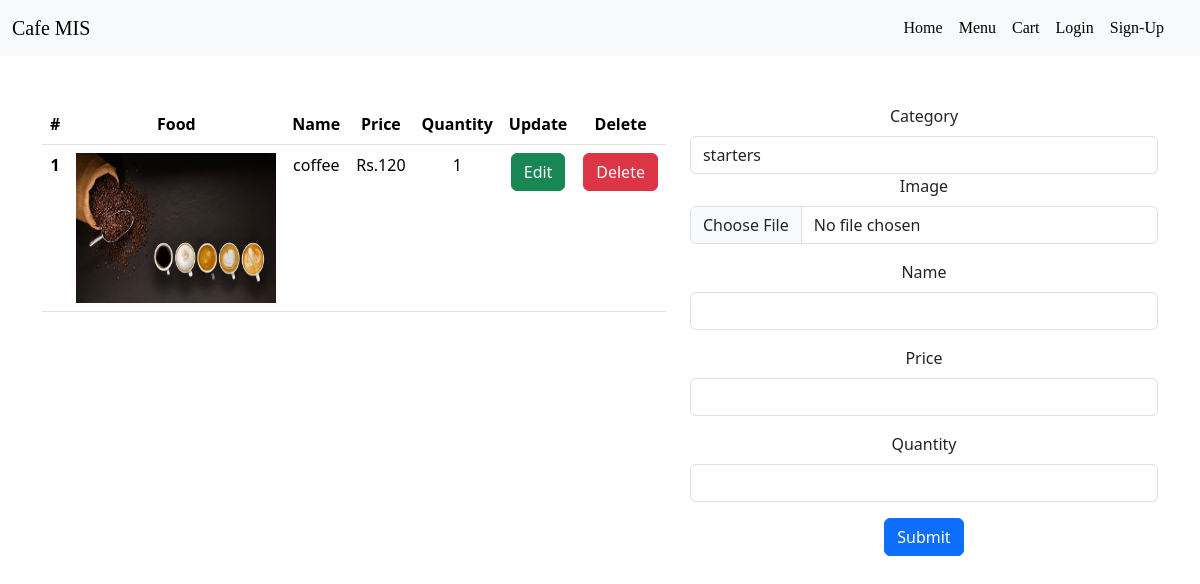
Before: /menu/addmenu/ with the older database file.
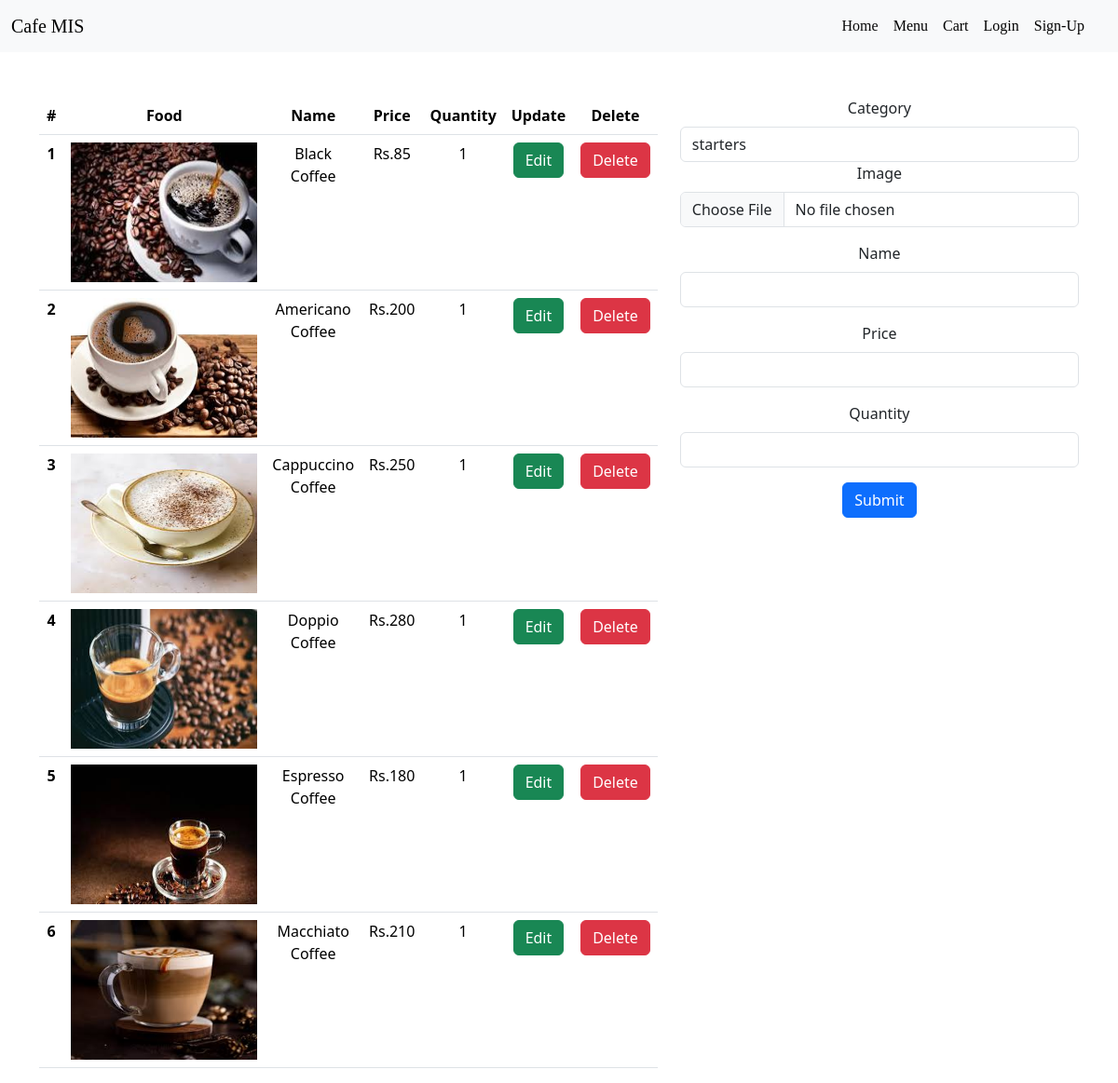
After: the same page with the newer database file.
### menu/models.py (models this page shows)
class amenu(models.Model):
    food_category=models.ForeignKey(category,on_delete=models.CASCADE,null=True,blank=True)
    name = models.CharField( max_length=50)
    price = models.IntegerField()
    picture= models.FileField(upload_to='product/',null=True ,blank=True)
    quantity = models.IntegerField()

### menu/views.py (the view, shortened to what this page needs)
# urls.py: path('addmenu/',addmenu,name='addmenu'),
def addmenu(request):
    p= amenu.objects.all() # sequential data-type
    categories = category.objects.all()
    return render(request, 'menu/addmenu.html',{'menu' : p, 'categories': categories})

### template/menu/addmenu.html (shortened to what this page needs)
{% extends "customer/base.html" %}
{% block page %}
<div class="container text-center mt-5">
    <div class="row ">
      <div class="col">
            <table class="table" style="width: 70%;">
                <thead>
                <tr>
                    <th scope="col">#</th>
                    <th scope="col">Food</th>
                    <th scope="col">Name</th>
                    <th scope="col">Price</th>
                    <th scope="col">Quantity</th>
                    <th scope="col">Update</th>
                    <th scope="col">Delete</th>
                </tr>
                </thead>
                <tbody>
                {% for i in menu %}
                    <tr>
                        <th scope="row">{{i.id}}</th>
                        <td>
                            <img src="{{ i.picture.url }}" width="200" height="150" alt="Image">
                        </td>
                        <td scope="col">{{i.name}}</td>
                        <td scope="col">Rs.{{i.price}}</td>
                        <td scope="col">{{i.quantity}}</td>
                        <td>
                            <a href='/menu/update/{{i.id}}' class='btn btn-success'> Edit </a>
                        </td>
                        <td>
                            <a href='/menu/del/{{i.id}}' class='btn btn-danger'> Delete </a>
                        </td>
                    </tr>
                {% endfor %}
                </tbody>
          </table>
      </div>
      <div class="col">
        <form method='POST' enctype="multipart/form-data" >
            <div class="mb-3">
                <label for="food_category" class="form-label">Category</label>
                    <select id="food_category" name="food_category" class="form-control">
                        {% for category in categories %}
                            <option value="{{ category.id }}">{{ category.name_category }}</option>
                        {% endfor %}
                    </select>
                <div class="mb-3">
                <label for="image" class="form-label">Image</label>
                <input type="file" class="form-control" id="image" name='picture' aria-describedby="emailHelp">
                </div>
            <div class="mb-3">
                <label for="name" class="form-label">Name</label>
                <input type="text" class="form-control" id="name" name='name' aria-describedby="emailHelp">
            </div>
            <div class="mb-3">
                <label for="price" class="form-label">Price</label>
                <input type="text" class="form-control" id="price" name='price' aria-describedby="emailHelp">
            </div>
            <div class="mb-3">
                <label for="quantity" class="form-label">Quantity</label>
                <input type="text" class="form-control" id="quantity" name='quantity' aria-describedby="emailHelp">
            </div>
            <button type="submit" class="btn btn-primary">Submit</button>
        </form>
        </div>
    </div>
</div>
{% endblock page %}

Changed rows visible on the page:
changed amenu id 1: picture: a different picture; name "coffee" → "Black Coffee"; price "120" → "85"
added amenu: id "2", picture (picture), name "Americano Coffee", price "200", quantity "1"
added amenu: id "3", picture (picture), name "Cappuccino Coffee", price "250", quantity "1"
added amenu: id "4", picture (picture), name "Doppio Coffee", price "280", quantity "1"
added amenu: id "5", picture (picture), name "Espresso Coffee", price "180", quantity "1"
added amenu: id "6", picture (picture), name "Macchiato Coffee", price "210", quantity "1"
